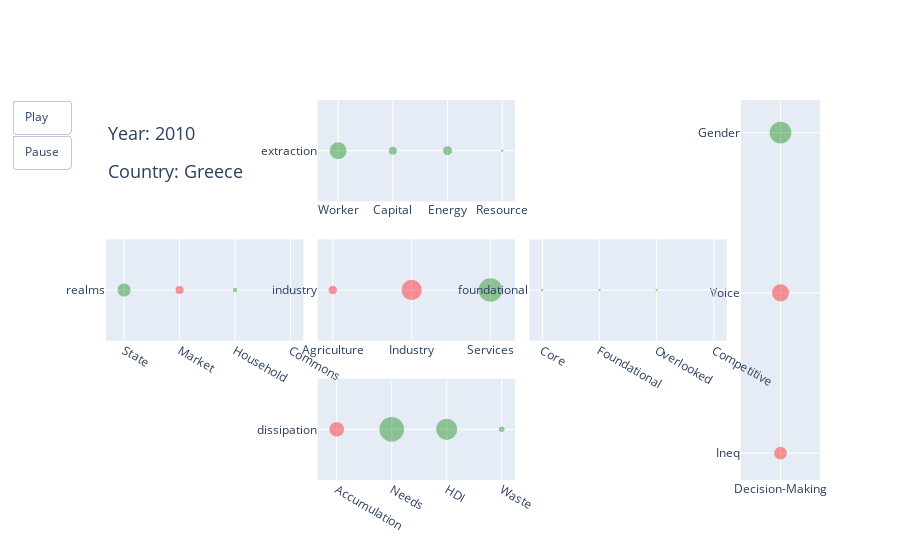

Source (notebook cell):
### Markdown cell above
## Draw plots

### Code cell
plotly_animate('Greece', years=range(2010, 2016))

### Figure 1 — Plotly figure (JSON) as saved in the notebook; plotly's stock layout.template omitted (floating-point values rounded to 4 significant figures)
{"data": [{"customdata": [0.73], "hovertemplate": "Value: %{customdata}<extra></extra>", "marker": {"color": "green", "opacity": 0.4, "size": 16.93}, "mode": "markers", "x": [0.125], "y": [0.5], "type": "scatter", "xaxis": "x", "yaxis": "y"}, {"customdata": [0.34], "hovertemplate": "Value: %{customdata}<extra></extra>", "marker": {"color": "green", "opacity": 0.4, "size": 7.871}, "mode": "markers", "x": [0.375], "y": [0.5], "type": "scatter", "xaxis": "x", "yaxis": "y"}, {"customdata": [0.38], "hovertemplate": "Value: %{customdata}<extra></extra>", "marker": {"color": "green", "opacity": 0.4, "size": 8.923}, "mode": "markers", "x": [0.625], "y": [0.5], "type": "scatter", "xaxis": "x", "yaxis": "y"}, {"customdata": [0.1], "hovertemplate": "Value: %{customdata}<extra></extra>", "marker": {"color": "green", "opacity": 0.4, "size": 2.333}, "mode": "markers", "x": [0.875], "y": [0.5], "type": "scatter", "xaxis": "x", "yaxis": "y"}, {"customdata": [0.56], "hovertemplate": "Value: %{customdata}<extra></extra>", "marker": {"color": "green", "opacity": 0.4, "size": 13.09}, "mode": "markers", "x": [0.125], "y": [0.5], "type": "scatter", "xaxis": "x3", "yaxis": "y3"}, {"customdata": [-0.34], "hovertemplate": "Value: %{customdata}<extra></extra>", "marker": {"color": "red", "opacity": 0.4, "size": 8.005}, "mode": "markers", "x": [0.375], "y": [0.5], "type": "scatter", "xaxis": "x3", "yaxis": "y3"}, {"customdata": [0.19], "hovertemplate": "Value: %{customdata}<extra></extra>", "marker": {"color": "green", "opacity": 0.4, "size": 4.416}, "mode": "markers", "x": [0.625], "y": [0.5], "type": "scatter", "xaxis": "x3", "yaxis": "y3"}, {"customdata": [0.1], "hovertemplate": "Value: %{customdata}<extra></extra>", "marker": {"color": "green", "opacity": 0.4, "size": 2.333}, "mode": "markers", "x": [0.875], "y": [0.5], "type": "scatter", "xaxis": "x3", "yaxis": "y3"}, {"customdata": [-0.36], "hovertemplate": "Value: %{customdata}<extra></extra>", "marker": {"color": "red", "opacity": 0.4, "size": 8.407}, "mode": "markers", "x": [0.25], "y": [0.5], "type": "scatter", "xaxis": "x4", "yaxis": "y4"}, {"customdata": [-0.87], "hovertemplate": "Value: %{customdata}<extra></extra>", "marker": {"color": "red", "opacity": 0.4, "size": 20.31}, "mode": "markers", "x": [0.5], "y": [0.5], "type": "scatter", "xaxis": "x4", "yaxis": "y4"}, {"customdata": [1.01], "hovertemplate": "Value: %{customdata}<extra></extra>", "marker": {"color": "green", "opacity": 0.4, "size": 23.62}, "mode": "markers", "x": [0.75], "y": [0.5], "type": "scatter", "xaxis": "x4", "yaxis": "y4"}, {"customdata": [0.1], "hovertemplate": "Value: %{customdata}<extra></extra>", "marker": {"color": "green", "opacity": 0.4, "size": 2.333}, "mode": "markers", "x": [0.125], "y": [0.5], "type": "scatter", "xaxis": "x5", "yaxis": "y5"}, {"customdata": [0.1], "hovertemplate": "Value: %{customdata}<extra></extra>", "marker": {"color": "green", "opacity": 0.4, "size": 2.333}, "mode": "markers", "x": [0.375], "y": [0.5], "type": "scatter", "xaxis": "x5", "yaxis": "y5"}, {"customdata": [0.1], "hovertemplate": "Value: %{customdata}<extra></extra>", "marker": {"color": "green", "opacity": 0.4, "size": 2.333}, "mode": "markers", "x": [0.625], "y": [0.5], "type": "scatter", "xaxis": "x5", "yaxis": "y5"}, {"customdata": [0.1], "hovertemplate": "Value: %{customdata}<extra></extra>", "marker": {"color": "green", "opacity": 0.4, "size": 2.333}, "mode": "markers", "x": [0.875], "y": [0.5], "type": "scatter", "xaxis": "x5", "yaxis": "y5"}, {"customdata": [-0.63], "hovertemplate": "Value: %{customdata}<extra></extra>", "marker": {"color": "red", "opacity": 0.4, "size": 14.68}, "mode": "markers", "x": [0.125], "y": [0.5], "type": "scatter", "xaxis": "x6", "yaxis": "y6"}, {"customdata": [1.06], "hovertemplate": "Value: %{customdata}<extra></extra>", "marker": {"color": "green", "opacity": 0.4, "size": 24.65}, "mode": "markers", "x": [0.375], "y": [0.5], "type": "scatter", "xaxis": "x6", "yaxis": "y6"}, {"customdata": [0.91], "hovertemplate": "Value: %{customdata}<extra></extra>", "marker": {"color": "green", "opacity": 0.4, "size": 21.14}, "mode": "markers", "x": [0.625], "y": [0.5], "type": "scatter", "xaxis": "x6", "yaxis": "y6"}, {"customdata": [0.24], "hovertemplate": "Value: %{customdata}<extra></extra>", "marker": {"color": "green", "opacity": 0.4, "size": 5.592}, "mode": "markers", "x": [0.875], "y": [0.5], "type": "scatter", "xaxis": "x6", "yaxis": "y6"}, {"customdata": [-0.54], "hovertemplate": "Value: %{customdata}<extra></extra>", "marker": {"color": "red", "opacity": 0.4, "size": 12.57}, "mode": "markers", "x": [0.5], "y": [0.2], "type": "scatter", "xaxis": "x2", "yaxis": "y2"}, {"customdata": [-0.73], "hovertemplate": "Value: %{customdata}<extra></extra>", "marker": {"color": "red", "opacity": 0.4, "size": 17.03}, "mode": "markers", "x": [0.5], "y": [0.5], "type": "scatter", "xaxis": "x2", "yaxis": "y2"}, {"customdata": [0.93], "hovertemplate": "Value: %{customdata}<extra></extra>", "marker": {"color": "green", "opacity": 0.4, "size": 21.74}, "mode": "markers", "x": [0.5], "y": [0.8], "type": "scatter", "xaxis": "x2", "yaxis": "y2"}], "layout": {"xaxis": {"anchor": "y", "domain": [0.2965, 0.5729], "tickvals": [0.125, 0.375, 0.625, 0.875], "ticktext": ["Worker", "Capital", "Energy", "Resource"]}, "yaxis": {"anchor": "x", "domain": [0.7333, 1.0], "range": [0.3, 0.7], "tickvals": [0.5], "ticktext": ["extraction"]}, "xaxis2": {"anchor": "y2", "domain": [0.8894, 1.0], "range": [0.3, 0.7], "tickvals": [0.5], "ticktext": ["Decision-Making"]}, "yaxis2": {"anchor": "x2", "domain": [0.0, 1.0], "tickvals": [0.2, 0.5, 0.8], "ticktext": ["Ineq", "Voice", "Gender"]}, "xaxis3": {"anchor": "y3", "domain": [0.0, 0.2765], "tickvals": [0.125, 0.375, 0.625, 0.875], "ticktext": ["State", "Market", "Household", "Commons"]}, "yaxis3": {"anchor": "x3", "domain": [0.3667, 0.6333], "range": [0.3, 0.7], "tickvals": [0.5], "ticktext": ["realms"]}, "xaxis4": {"anchor": "y4", "domain": [0.2965, 0.5729], "tickvals": [0.25, 0.5, 0.75], "ticktext": ["Agriculture", "Industry", "Services"]}, "yaxis4": {"anchor": "x4", "domain": [0.3667, 0.6333], "range": [0.3, 0.7], "tickvals": [0.5], "ticktext": ["industry"]}, "xaxis5": {"anchor": "y5", "domain": [0.5929, 0.8694], "tickvals": [0.125, 0.375, 0.625, 0.875], "ticktext": ["Core", "Foundational", "Overlooked", "Competitive"]}, "yaxis5": {"anchor": "x5", "domain": [0.3667, 0.6333], "range": [0.3, 0.7], "tickvals": [0.5], "ticktext": ["foundational"]}, "xaxis6": {"anchor": "y6", "domain": [0.2965, 0.5729], "tickvals": [0.125, 0.375, 0.625, 0.875], "ticktext": ["Accumulation", "Needs", "HDI", "Waste"]}, "yaxis6": {"anchor": "x6", "domain": [0.0, 0.2667], "range": [0.3, 0.7], "tickvals": [0.5], "ticktext": ["dissipation"]}, "annotations": [{"font": {"size": 18}, "showarrow": false, "text": "Year: 2010", "x": 0, "xref": "paper", "y": 0.95, "yref": "paper"}, {"font": {"size": 18}, "showarrow": false, "text": "Country: Greece", "x": 0, "xref": "paper", "y": 0.85, "yref": "paper"}], "updatemenus": [{"buttons": [{"args": [null, {"frame": {"duration": 1000}}], "label": "Play", "method": "animate"}, {"args": [[null], {"frame": {"duration": 0, "redraw": false}}], "label": "Pause", "method": "animate"}], "showactive": false, "type": "buttons"}], "showlegend": false}}
